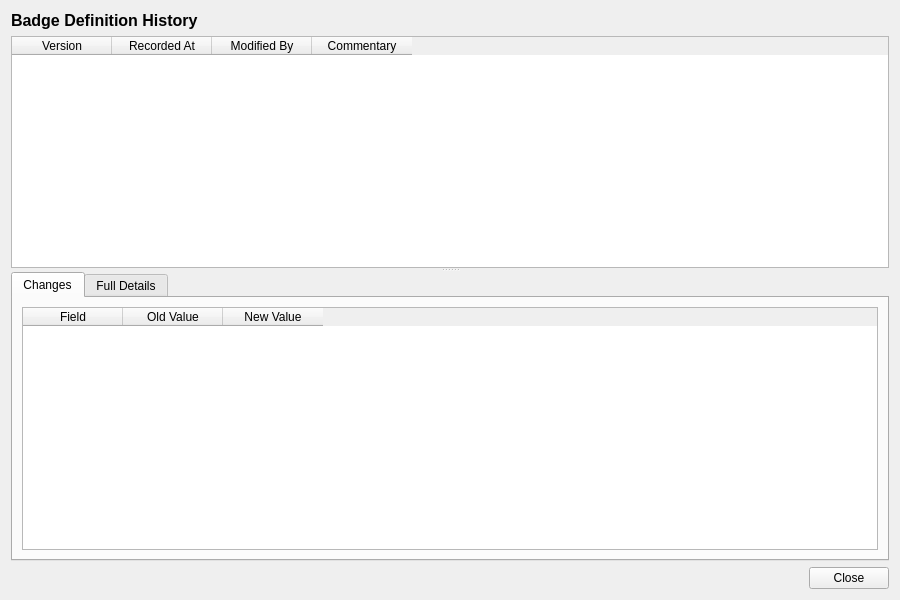
<?xml version="1.0" encoding="UTF-8"?>
<ui version="4.0">
 <class>BadgeDefinitionHistoryDialog</class>
 <widget class="QWidget" name="BadgeDefinitionHistoryDialog">
  <property name="geometry">
   <rect>
    <x>0</x>
    <y>0</y>
    <width>900</width>
    <height>600</height>
   </rect>
  </property>
  <property name="windowTitle">
   <string>Badge Definition History</string>
  </property>
  <layout class="QVBoxLayout" name="verticalLayout">
   <item>
    <widget class="QLabel" name="titleLabel">
     <property name="font">
      <font>
       <pointsize>12</pointsize>
       <bold>true</bold>
      </font>
     </property>
     <property name="text">
      <string>Badge Definition History</string>
     </property>
    </widget>
   </item>
   <item>
    <widget class="QSplitter" name="splitter">
     <property name="orientation">
      <enum>Qt::Vertical</enum>
     </property>
     <widget class="QTableWidget" name="versionListWidget">
      <property name="minimumHeight">
       <number>150</number>
      </property>
      <property name="maximumHeight">
       <number>250</number>
      </property>
      <property name="alternatingRowColors">
       <bool>true</bool>
      </property>
      <property name="editTriggers">
       <set>QAbstractItemView::NoEditTriggers</set>
      </property>
      <property name="selectionMode">
       <enum>QAbstractItemView::SingleSelection</enum>
      </property>
      <property name="selectionBehavior">
       <enum>QAbstractItemView::SelectRows</enum>
      </property>
      <column>
       <property name="text">
        <string>Version</string>
       </property>
      </column>
      <column>
       <property name="text">
        <string>Recorded At</string>
       </property>
      </column>
      <column>
       <property name="text">
        <string>Modified By</string>
       </property>
      </column>
      <column>
       <property name="text">
        <string>Commentary</string>
       </property>
      </column>
     </widget>
     <widget class="QWidget" name="detailWidget">
      <layout class="QVBoxLayout" name="detailLayout">
       <property name="leftMargin">
        <number>0</number>
       </property>
       <property name="topMargin">
        <number>0</number>
       </property>
       <property name="rightMargin">
        <number>0</number>
       </property>
       <property name="bottomMargin">
        <number>0</number>
       </property>
       <item>
        <widget class="QTabWidget" name="tabWidget">
         <property name="currentIndex">
          <number>0</number>
         </property>
         <widget class="QWidget" name="changesTab">
          <attribute name="title">
           <string>Changes</string>
          </attribute>
          <layout class="QVBoxLayout" name="changesTabLayout">
           <item>
            <widget class="QTableWidget" name="changesTableWidget">
             <property name="editTriggers">
              <set>QAbstractItemView::NoEditTriggers</set>
             </property>
             <property name="alternatingRowColors">
              <bool>true</bool>
             </property>
             <property name="selectionMode">
              <enum>QAbstractItemView::SingleSelection</enum>
             </property>
             <property name="selectionBehavior">
              <enum>QAbstractItemView::SelectRows</enum>
             </property>
             <column>
              <property name="text">
               <string>Field</string>
              </property>
             </column>
             <column>
              <property name="text">
               <string>Old Value</string>
              </property>
             </column>
             <column>
              <property name="text">
               <string>New Value</string>
              </property>
             </column>
            </widget>
           </item>
          </layout>
         </widget>
         <widget class="QWidget" name="fullDetailsTab">
          <attribute name="title">
           <string>Full Details</string>
          </attribute>
          <layout class="QVBoxLayout" name="fullDetailsTabLayout">
           <item>
            <widget class="QScrollArea" name="scrollArea">
             <property name="widgetResizable">
              <bool>true</bool>
             </property>
             <widget class="QWidget" name="scrollAreaWidgetContents">
              <property name="geometry">
               <rect>
                <x>0</x>
                <y>0</y>
                <width>560</width>
                <height>450</height>
               </rect>
              </property>
              <layout class="QFormLayout" name="formLayout">
               <item row="0" column="0">
                <widget class="QLabel" name="codeLabel">
                 <property name="text">
                  <string>Code:</string>
                 </property>
                </widget>
               </item>
               <item row="0" column="1">
                <widget class="QLabel" name="codeValue">
                 <property name="text">
                  <string/>
                 </property>
                </widget>
               </item>
               <item row="1" column="0">
                <widget class="QLabel" name="nameLabel">
                 <property name="text">
                  <string>Name:</string>
                 </property>
                </widget>
               </item>
               <item row="1" column="1">
                <widget class="QLabel" name="nameValue">
                 <property name="text">
                  <string/>
                 </property>
                </widget>
               </item>
               <item row="2" column="0">
                <widget class="QLabel" name="descriptionLabel">
                 <property name="text">
                  <string>Description:</string>
                 </property>
                </widget>
               </item>
               <item row="2" column="1">
                <widget class="QLabel" name="descriptionValue">
                 <property name="text">
                  <string/>
                 </property>
                 <property name="wordWrap">
                  <bool>true</bool>
                 </property>
                </widget>
               </item>
               <item row="3" column="0">
                <widget class="QLabel" name="versionNumberLabel">
                 <property name="text">
                  <string>Version:</string>
                 </property>
                </widget>
               </item>
               <item row="3" column="1">
                <widget class="QLabel" name="versionNumberValue">
                 <property name="text">
                  <string/>
                 </property>
                </widget>
               </item>
               <item row="4" column="0">
                <widget class="QLabel" name="modifiedByLabel">
                 <property name="text">
                  <string>Modified By:</string>
                 </property>
                </widget>
               </item>
               <item row="4" column="1">
                <widget class="QLabel" name="modifiedByValue">
                 <property name="text">
                  <string/>
                 </property>
                </widget>
               </item>
               <item row="5" column="0">
                <widget class="QLabel" name="recordedAtLabel">
                 <property name="text">
                  <string>Recorded At:</string>
                 </property>
                </widget>
               </item>
               <item row="5" column="1">
                <widget class="QLabel" name="recordedAtValue">
                 <property name="text">
                  <string/>
                 </property>
                </widget>
               </item>
               <item row="6" column="0">
                <widget class="QLabel" name="changeCommentaryLabel">
                 <property name="text">
                  <string>Change Commentary:</string>
                 </property>
                </widget>
               </item>
               <item row="6" column="1">
                <widget class="QLabel" name="changeCommentaryValue">
                 <property name="text">
                  <string/>
                 </property>
                 <property name="wordWrap">
                  <bool>true</bool>
                 </property>
                </widget>
               </item>
              </layout>
             </widget>
            </widget>
           </item>
          </layout>
         </widget>
        </widget>
       </item>
      </layout>
     </widget>
    </widget>
   </item>
   <item>
    <layout class="QHBoxLayout" name="buttonLayout">
     <item>
      <spacer name="horizontalSpacer">
       <property name="orientation">
        <enum>Qt::Horizontal</enum>
       </property>
       <property name="sizeHint" stdset="0">
        <size><width>40</width><height>20</height></size>
       </property>
      </spacer>
     </item>
     <item>
      <widget class="QPushButton" name="closeButton">
       <property name="text">
        <string>Close</string>
       </property>
      </widget>
     </item>
    </layout>
   </item>
  </layout>
 </widget>
 <resources/>
 <connections/>
</ui>
